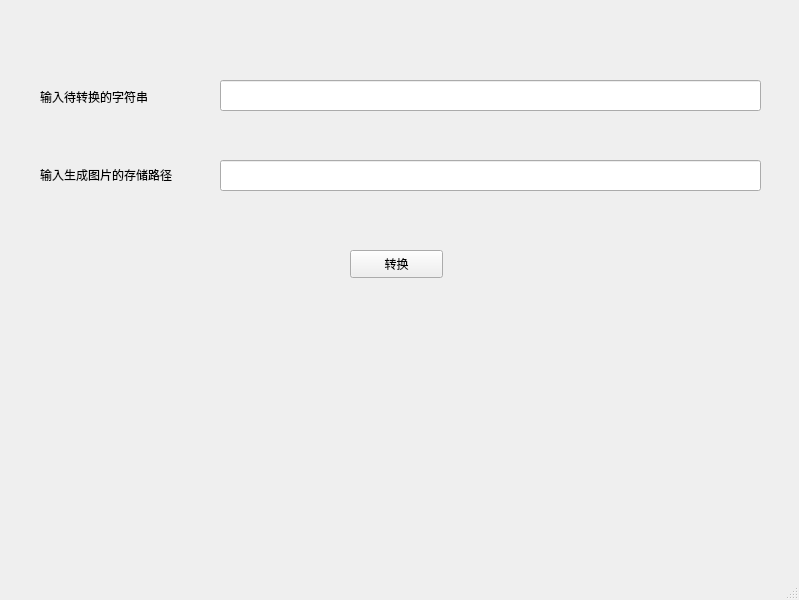
<?xml version="1.0" encoding="UTF-8"?>
<ui version="4.0">
 <class>Tran</class>
 <widget class="QMainWindow" name="Tran">
  <property name="enabled">
   <bool>true</bool>
  </property>
  <property name="geometry">
   <rect>
    <x>0</x>
    <y>0</y>
    <width>799</width>
    <height>600</height>
   </rect>
  </property>
  <property name="windowTitle">
   <string>MainWindow</string>
  </property>
  <widget class="QWidget" name="centralwidget">
   <widget class="QPushButton" name="pushButton">
    <property name="geometry">
     <rect>
      <x>350</x>
      <y>250</y>
      <width>93</width>
      <height>28</height>
     </rect>
    </property>
    <property name="text">
     <string>转换</string>
    </property>
   </widget>
   <widget class="QLineEdit" name="lineEdit">
    <property name="enabled">
     <bool>true</bool>
    </property>
    <property name="geometry">
     <rect>
      <x>220</x>
      <y>80</y>
      <width>541</width>
      <height>31</height>
     </rect>
    </property>
   </widget>
   <widget class="QLineEdit" name="lineEdit_2">
    <property name="enabled">
     <bool>true</bool>
    </property>
    <property name="geometry">
     <rect>
      <x>220</x>
      <y>160</y>
      <width>541</width>
      <height>31</height>
     </rect>
    </property>
   </widget>
   <widget class="QWidget" name="layoutWidget">
    <property name="geometry">
     <rect>
      <x>40</x>
      <y>60</y>
      <width>167</width>
      <height>151</height>
     </rect>
    </property>
    <layout class="QVBoxLayout" name="verticalLayout_2">
     <item>
      <widget class="QLabel" name="label">
       <property name="text">
        <string>输入待转换的字符串</string>
       </property>
      </widget>
     </item>
     <item>
      <widget class="QLabel" name="label_2">
       <property name="text">
        <string>输入生成图片的存储路径</string>
       </property>
      </widget>
     </item>
    </layout>
   </widget>
  </widget>
  <widget class="QMenuBar" name="menubar">
   <property name="geometry">
    <rect>
     <x>0</x>
     <y>0</y>
     <width>799</width>
     <height>26</height>
    </rect>
   </property>
  </widget>
  <widget class="QStatusBar" name="statusbar"/>
 </widget>
 <resources/>
 <connections/>
</ui>
